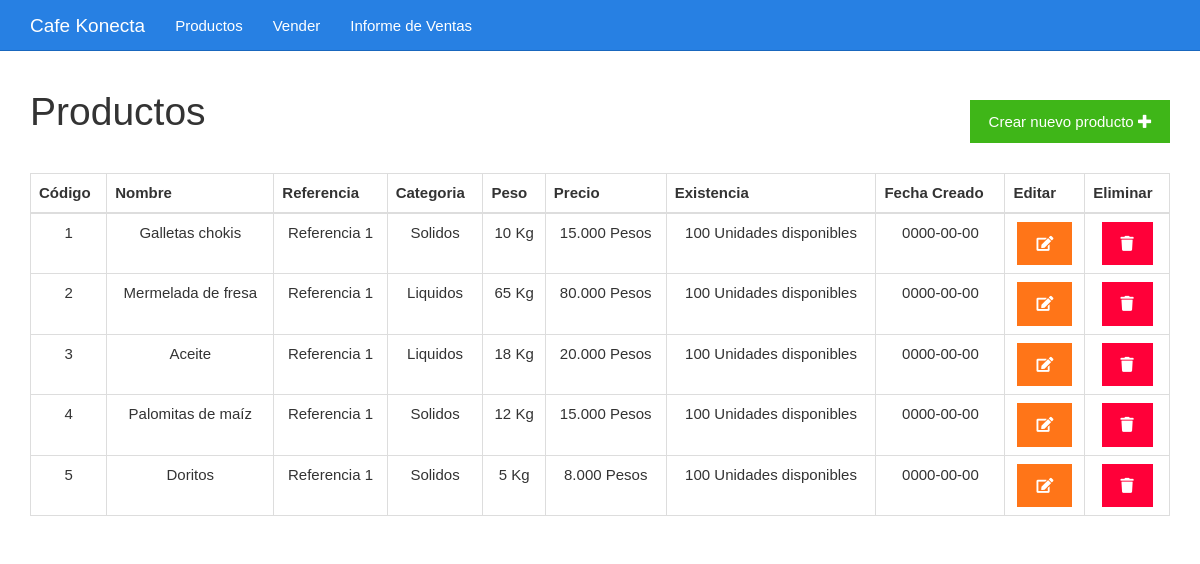
Page /listar_productos.php on the committed database.
### tables this page shows
CREATE TABLE productos(
	codigo BIGINT UNSIGNED NOT NULL AUTO_INCREMENT ,
	name VARCHAR(255) NOT NULL,
	categoria VARCHAR(255) NOT NULL,
	referencia VARCHAR(255) NOT NULL,
	Precio DECIMAL(5, 3) NOT NULL,
	Peso DECIMAL(5) NOT NULL,
	existencia INT(12) NOT NULL,
	fecha DATE NOT NULL ,
	PRIMARY KEY(codigo)
);

### listar_productos.php (the view, shortened to what this page needs)
<?php include_once "encabezado.php" ?>
<?php
include_once "base_de_datos.php";
$sentencia = $base_de_datos->query("SELECT * FROM productos;");
$productos = $sentencia->fetchAll(PDO::FETCH_OBJ);
		?>
	<div class="col-xs-12">
		<h1 style="display: inline-block;">Productos</h1>
		<div class="float-r">
			<a class="btn btn-success" href="./crear_producto.php">Crear nuevo producto <i class="fa fa-plus"></i></a>
		</div>
		<br>
		<table class="table table-bordered text-center">
			<thead>
				<tr>
					<th>Código</th>
					<th>Nombre</th>
					<th>Referencia</th>
					<th>Categoria</th>
					<th>Peso</th>
					<th>Precio</th>
					<th>Existencia</th>
					<th>Fecha Creado</th>
					<th>Editar</th>
					<th>Eliminar</th>
				</tr>
			</thead>
			<tbody>
				<?php foreach($productos as $producto){ ?>
				<tr>
					<td><?php echo $producto->codigo ?></td>
					<td><?php echo $producto->name ?></td>
					<td><?php echo $producto->referencia ?></td>
					<td><?php echo $producto->categoria ?></td>
					<td><?php echo $producto->Peso ?> Kg</td>
					<td><?php echo $producto->Precio ?> Pesos</td>
					<td><?php echo $producto->existencia ?> Unidades disponibles</td>
					<td><?php echo $producto->fecha?></td>
					<td><a class="btn btn-warning" href="<?php echo "editar_producto.php?codigo=" . $producto->codigo?>"><i class="fa fa-edit"></i></a></td>
					<td><a class="btn btn-danger" <?php echo " onclick='confirmar(".$producto->codigo.")'"  ?> ><i class="fa fa-trash"></i></a></td>
				</tr>
				<?php } ?>
			</tbody>
		</table>
	</div>
<?php include_once "footer-page.php" ?>

### encabezado.php (shortened to what this page needs)
<!DOCTYPE html>
<html lang="es">
<head>
	<link rel="stylesheet" href="./css/fontawesome-all.min.css">
	<link rel="stylesheet" href="./css/library.css">
	<link rel="stylesheet" href="./css/styles.css">
</head>
<body>
	<nav class="navbar navbar-inverse navbar-fixed-top">
		<div class="container">
			<div class="navbar-header">
				<a class="navbar-brand" href="./listar_productos.php">Cafe Konecta</a>
			</div>
			<div id="navbar" class="collapse navbar-collapse">
				<ul class="nav navbar-nav">
					<li><a href="./listar_productos.php">Productos</a></li>
					<li><a href="./vender.php">Vender</a></li>
					<li><a href="./ventas.php">Informe de Ventas</a></li>
				</ul>
			</div>
		</div>
	</nav>
	<div class="container">
		<div class="row">

### footer-page.php
		</div>
	</div>
</body>
</html>

### css/styles.css (style rules this page uses)
body { padding-top: 70px; }
.float-r { float: right; margin: 2em 0; }

### rows in the picture
productos: codigo "1", name "Galletas chokis", referencia "Referencia 1", categoria "Solidos", Peso "10", Precio "15.000", existencia "100", fecha "0000-00-00"
productos: codigo "2", name "Mermelada de fresa", referencia "Referencia 1", categoria "Liquidos", Peso "65", Precio "80.000", existencia "100", fecha "0000-00-00"
productos: codigo "3", name "Aceite", referencia "Referencia 1", categoria "Liquidos", Peso "18", Precio "20.000", existencia "100", fecha "0000-00-00"
productos: codigo "4", name "Palomitas de maíz", referencia "Referencia 1", categoria "Solidos", Peso "12", Precio "15.000", existencia "100", fecha "0000-00-00"
productos: codigo "5", name "Doritos", referencia "Referencia 1", categoria "Solidos", Peso "5", Precio "8.000", existencia "100", fecha "0000-00-00"
